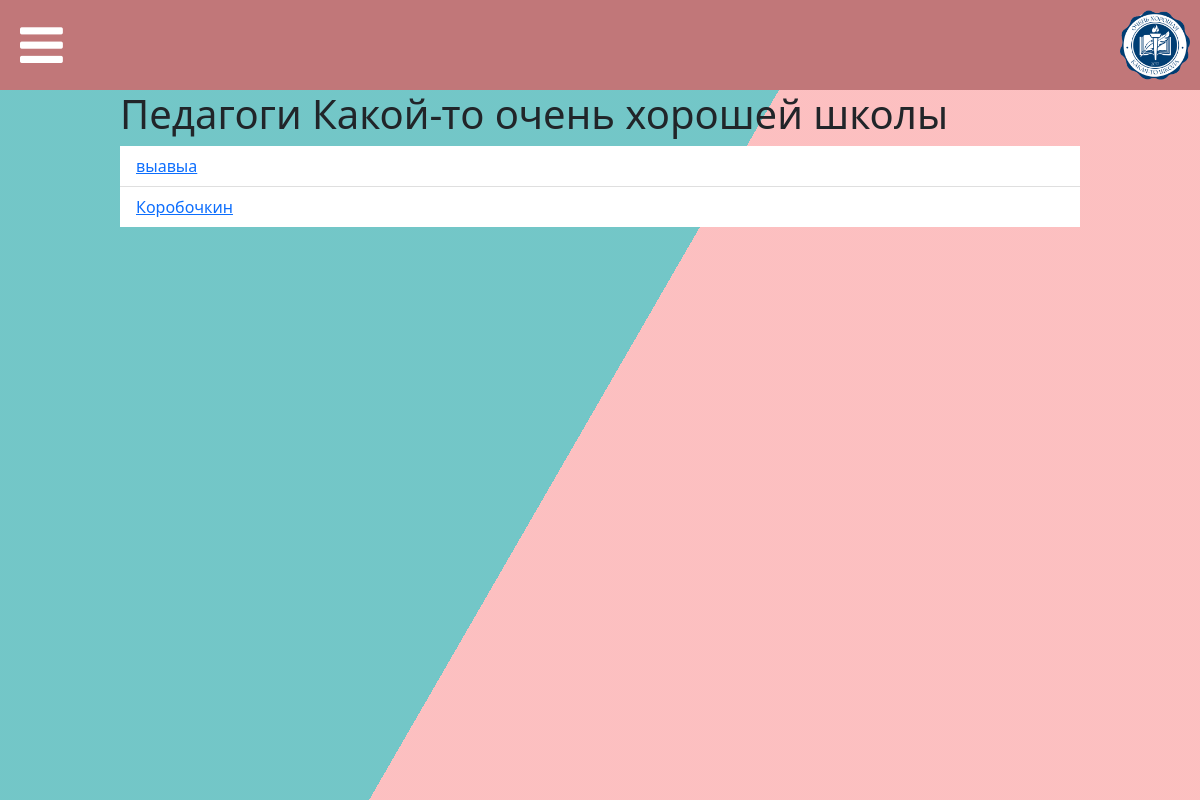
Before: /teachers with the older database file.
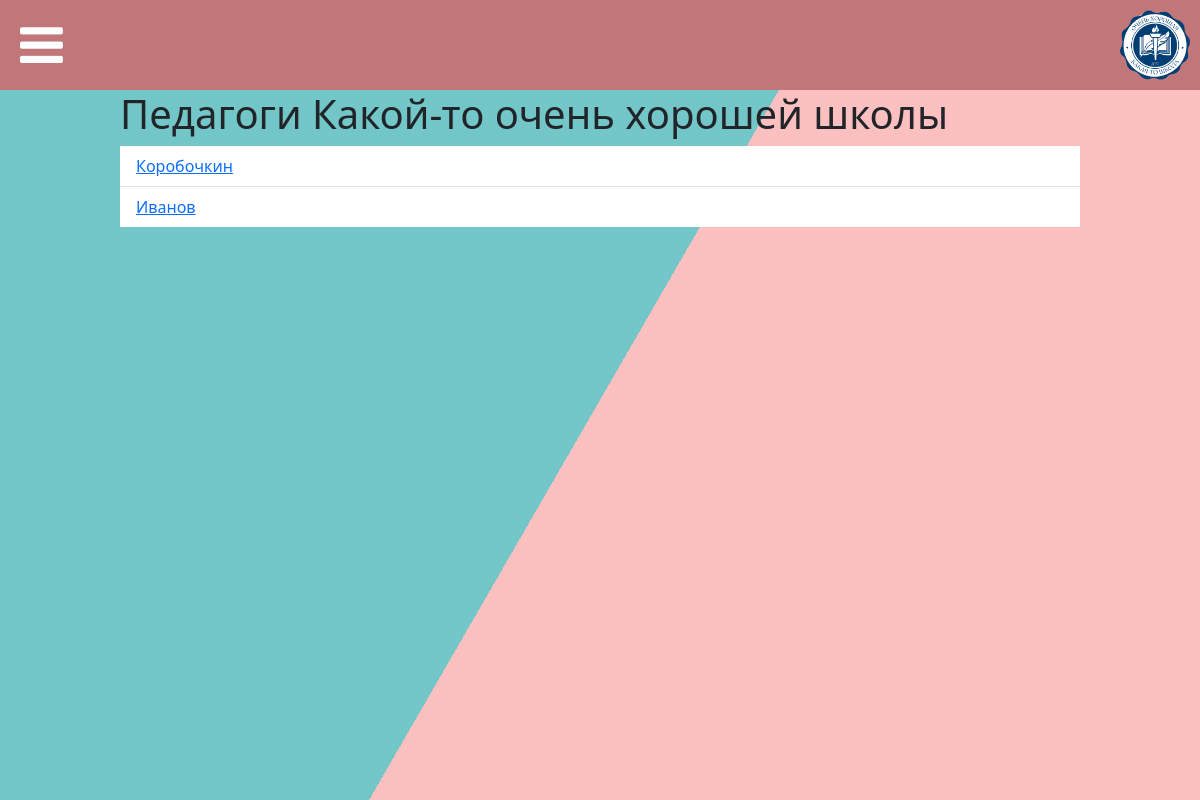
After: the same page with the newer database file.
### data/users.py (models this page shows, shortened)
class User(SqlAlchemyBase, UserMixin, SerializerMixin):
    __tablename__ = 'accounts'
    id = sqlalchemy.Column(sqlalchemy.Integer,
                           primary_key=True, autoincrement=True, unique=True)
    surname = sqlalchemy.Column(sqlalchemy.String, nullable=False)
    name = sqlalchemy.Column(sqlalchemy.String, nullable=False)
    patronymic = sqlalchemy.Column(sqlalchemy.String, nullable=True)
    email = sqlalchemy.Column(sqlalchemy.String,
                              index=True, unique=True, nullable=False)
    hashed_password = sqlalchemy.Column(sqlalchemy.String, nullable=False)
    status_id = sqlalchemy.Column(sqlalchemy.Integer)
    news = orm.relation("News", back_populates='user')

### main.py (the view)
@app.route('/teachers')
def teachers():
    try:
        with open('static/json/content.json', mode='r', encoding='utf-8') as f:
            data = json.load(f)
        db_sess = db_session.create_session()
        teachers_user = db_sess.query(User).filter(
            User.status_id == db_sess.execute("""SELECT id FROM statuses WHERE status='учитель'""").fetchone()[0])
        return render_template("teachers.html", title=app.config["TITLES"]["teachers"], pages=app.config["PAGES"],
                               **(data["/teachers"]), teachers=teachers_user)
    except Exception as error:
        logging.fatal(error)

### data/db_session.py (called while the page is built)
def create_session() -> Session:
    global __factory
    return __factory()

### main.py (called while the page is built)
@app.context_processor
def utility_processor():
    def make_readable_status(status_id):
        return app.config["ROLES_REVERSE"][status_id]
    return dict(make_readable_status=make_readable_status)

### templates/teachers.html
{% extends "base.html" %}
{% block content %}
<div class="container-fluid register-form">
    <div class="bg"></div>
    <div class="bg bg2"></div>
    <div class="bg bg3"></div>
    <h1>
        {{ content_title }}
    </h1>
    <ul class="list-group list-group-flush">
    {% for item in teachers %}
        <li class="list-group-item">
            <a href="/teachers/{{ item.id }}">
                {{ item.surname }}
            </a>
        </li>
    {% endfor %}
    </ul>
</div>
{% endblock %}

### templates/base.html (shortened to what this page needs)
<!DOCTYPE html>
<html>
<head>
    <link rel="stylesheet" href="https://netdna.bootstrapcdn.com/font-awesome/4.7.0/css/font-awesome.min.css">
    <link href="https://www.jqueryscript.net/css/jquerysctipttop.css" rel="stylesheet" type="text/css">
    <link rel="stylesheet" href="https://cdn.jsdelivr.net/npm/bootstrap@5.1.3/dist/css/bootstrap.min.css"
>
    <link rel="stylesheet" href="/../static/css/style.css">
    <link rel="stylesheet" href="/../static/css/index_style.css">
    <link rel="stylesheet" href="/../static/css/news_view.css">
</head>
<body>
<header>
    <div class="news-wrapper">
        <i id="button-menu" class="fa fa-bars"></i>
        <div style="flex:1;"></div>
        <div style="min-width:30px; height:20px;"></div>
        <img src="/../static/img/logo.png" width="70" height="70" align="right">
    </div>
            {% set q = 1 %}
</header>
<div class="spacebar-my"></div>
{% block content %}{% endblock %}
</body>
</html>

### static/css/style.css (style rules this page uses)
:root { --color-primary: rgba(193, 119, 121, 0.69); --second-color: #fff; }
* { margin: 0; padding: 0; box-sizing: border-box; }
header { position: absolute; width: 100%; top: 0; left: 0; padding: 10px; background: #C17779; }
header #button-menu { font-size: 50px; padding: 10px; color: #fff; cursor: pointer; }
li { list-style-type: none; }
.spacebar-my { width: 100%; height: 90px; }
.bg { animation:slide 3s ease-in-out infinite alternate; background-image: linear-gradient(-60deg, #FDB7B9 50%, #60BFC1 50%); bottom:0; left:-50%; opacity:.5; position:fixed; right:-50%; top:0; z-index:-1; }
.bg2 { animation-direction:alternate-reverse; animation-duration:4s; }
.bg3 { animation-duration:5s; }
.register-form { padding-left: 10%; padding-right: 10%; }

### static/css/news_view.css (style rules this page uses)
.news-wrapper { display: flex; flex-flow: row wrap; }

Changed rows visible on the page:
removed User: surname "выавыа"
added User: surname "Иванов"
